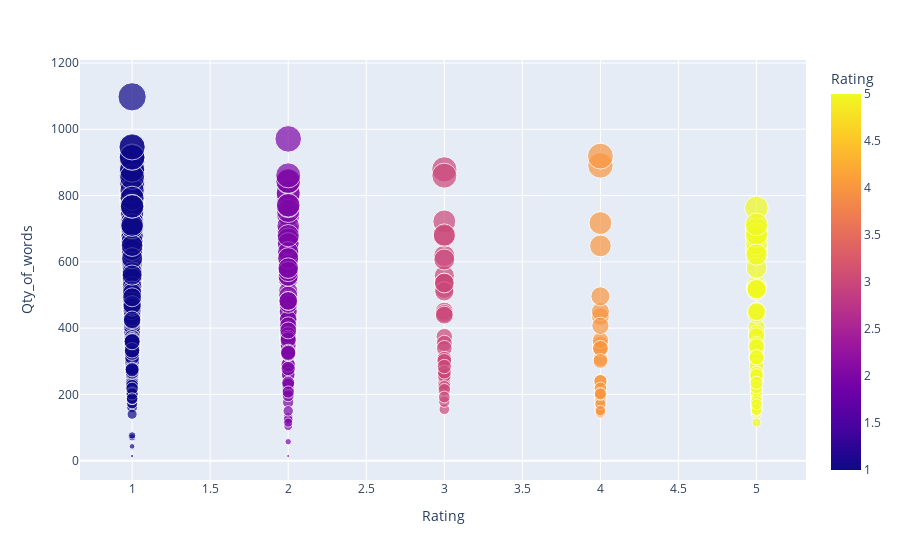

Source (notebook cell):
### Code cell
px.scatter(df, x='Rating', size='Qty_of_words',
              y='Qty_of_words', color='Rating')

### Figure 1 — Plotly figure (JSON) as saved in the notebook; plotly's stock layout.template omitted (floating-point values rounded to 4 significant figures; data arrays with more than 128 entries replaced by an {"elided": "..."} marker saying what was removed)
{"data": [{"hovertemplate": "Rating=%{marker.color}<br>Qty_of_words=%{marker.size}<extra></extra>", "legendgroup": "", "marker": {"color": {"elided": "705 int values"}, "coloraxis": "coloraxis", "size": {"elided": "705 int values"}, "sizemode": "area", "sizeref": 2.745, "symbol": "circle"}, "mode": "markers", "name": "", "orientation": "v", "showlegend": false, "type": "scatter", "x": {"elided": "705 int values"}, "xaxis": "x", "y": {"elided": "705 int values"}, "yaxis": "y"}], "layout": {"coloraxis": {"colorbar": {"title": {"text": "Rating"}}, "colorscale": [[0, "#0d0887"], [0.1111, "#46039f"], [0.2222, "#7201a8"], [0.3333, "#9c179e"], [0.4444, "#bd3786"], [0.5556, "#d8576b"], [0.6667, "#ed7953"], [0.7778, "#fb9f3a"], [0.8889, "#fdca26"], [1, "#f0f921"]]}, "legend": {"itemsizing": "constant", "tracegroupgap": 0}, "margin": {"t": 60}, "xaxis": {"anchor": "y", "domain": [0, 1], "title": {"text": "Rating"}}, "yaxis": {"anchor": "x", "domain": [0, 1], "title": {"text": "Qty_of_words"}}}}
